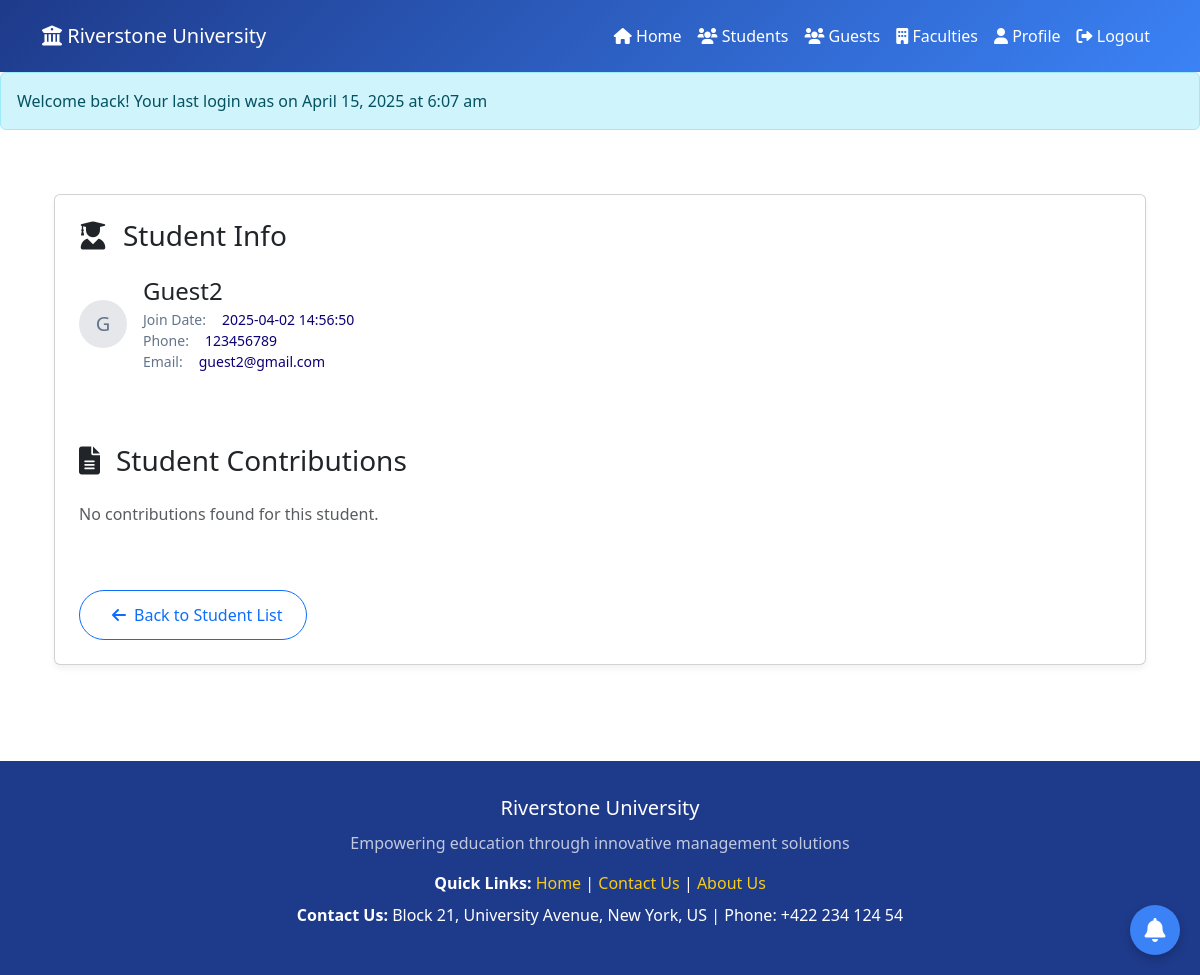
Page /src/Coordinator/design/Student_Details.php?id=12 (signed in) on the committed database.
### tables this page shows
CREATE TABLE `users` (
  `id` int(11) NOT NULL,
  `name` varchar(50) NOT NULL,
  `email` varchar(50) NOT NULL,
  `address` varchar(50) DEFAULT NULL,
  `phone` varchar(50) DEFAULT NULL,
  `password` varchar(255) NOT NULL,
  `faculty_id` int(11) DEFAULT NULL,
  `created_at` timestamp NOT NULL DEFAULT current_timestamp(),
  `updated_at` timestamp NULL DEFAULT NULL,
  `last_login` timestamp NULL DEFAULT NULL
);

### _classes/Libs/Database/MySQL.php (called while the page is built, shortened)
<?php
class MySQL{
    private $dbhost;
    private $dbuser;
    private $dbpass;
    private $dbname;
    public function __construct(
        $dbhost="localhost",
        $dbuser="root",
        $dbpass="",
        $dbname="ewsd")
    {
        $this->dbhost=$dbhost;
        $this->dbuser=$dbuser;
        $this->dbpass=$dbpass;
        $this->dbname=$dbname;
    }
    public function connect(){
        try{
            $this->db=new PDO("mysql:dbhost=$this->dbhost;
            dbname=$this->dbname",
            $this->dbuser,
            $this->dbpass,
            [
                PDO::ATTR_ERRMODE => PDO::ERRMODE_EXCEPTION,
                PDO::ATTR_DEFAULT_FETCH_MODE => PDO::FETCH_OBJ,
            ]
            );
            return $this->db;
        }catch(PDOException $e){
            echo $e->getMessage();
            exit();
        }
    }
}

### _classes/Libs/Database/UsersTable.php (called while the page is built, shortened)
<?php
class UsersTable
{
    private $db;
    public function __construct(MySQL $mysql)
    {
        $this->db = $mysql->connect();
    }
    public function getuserbyId($id)
    {
        $statement = $this->db->prepare("SELECT * FROM users WHERE id = :id");
        $statement->execute(['id' => $id]);
        return $statement->fetch(PDO::FETCH_OBJ);
    }
}

### src/Coordinator/design/Student_Details.php (the view, shortened to what this page needs)
<?php
$id = $_GET['id'] ?? null;
$table = new ArticleTable(new MySQL);
$usertable = new UsersTable(new MySQL);
$student = $usertable->getuserbyId($id);
$articles = $table->getArticlesByUserId($id);
?>
<!DOCTYPE html>
<html lang="en">
<head>
    <link href="https://cdn.jsdelivr.net/npm/bootstrap@5.3.0/dist/css/bootstrap.min.css" rel="stylesheet">
    <link rel="stylesheet" href="https://cdnjs.cloudflare.com/ajax/libs/font-awesome/6.0.0/css/all.min.css">
</head>
<body>
    <?php include "headermc.php"; ?>
    <main class="container mx-auto px-4 py-5">
        <div class="card p-4">
            <h3 class="text-lg font-medium text-gray-900 mb-4"><i class="fa-solid fa-user-graduate me-3"></i>Student Info</h3>
            <div class="d-flex align-items-center mb-4">
                <div class="student-icon me-3">
                    <?php echo substr($student->name, 0, 1); ?>
                </div>
                <div>
                    <h4 class="font-medium text-gray-900 mb-1"><?php echo $student->name; ?></h4>
                    <div class="space-y-2">
                        <div class="detail-row">
                            <span class="detail-label">Join Date:</span>
                            <span class="detail-value"><?php echo $student->created_at; ?></span>
                        </div>
                        <div class="detail-row">
                            <span class="detail-label">Phone:</span>
                            <span class="detail-value"><?php echo $student->phone; ?></span>
                        </div>
                        <div class="detail-row">
                            <span class="detail-label">Email:</span>
                            <span class="detail-value"><?php echo $student->email; ?></span>
                        </div>
                    </div>
                </div>
            </div>
            <h3 class="text-lg font-medium text-gray-900 mb-4 mt-5"><i class="fa-solid fa-file-alt me-3"></i>Student Contributions</h3>
            <?php if (empty($articles)) : ?>
                <p class="text-muted">No contributions found for this student.</p>
            <?php endif ?>
            <div class="mt-5">
                <a href="Student_Lists.php" class="btn btn-outline-primary px-4 py-2 rounded-pill"><i class="fa-solid fa-arrow-left p-2"></i>Back to Student List</a>
            </div>
        </div>
    </main>
    <button class="btn-notification" data-bs-toggle="modal" data-bs-target="#notificationModal">
        <i class="fas fa-bell"></i>
    </button>
    <?php include "notifications.php"; ?>
    <?php include "footer.php"; ?>
</body>
</html>

### src/Coordinator/design/Student_Details.php (style rules this page uses)
:root { --primary-dark: #1e3a8a; --primary-light: #3b82f6; --accent: #facc15; --light-bg: #f8fafc; --card-bg: #ffffff; --text-muted: #64748b; --contributors-color: rgb(12, 0, 117); }
body { background-color: var(--light-bg); font-family: 'Segoe UI', Tahoma, Geneva, Verdana, sans-serif; }
.container { max-width: 1200px; }
.card { background: var(--card-bg); border: 1px solid #e5e7eb; border-radius: 12px; box-shadow: 0 4px 6px rgba(0, 0, 0, 0.05); }
.student-icon { width: 3rem; height: 3rem; background-color: #e5e7eb; border-radius: 50%; display: flex; align-items: center; justify-content: center; font-size: 1.25rem; color: var(--text-muted); }
.detail-label { color: var(--text-muted); font-size: 0.875rem; }
.detail-value { color: var(--contributors-color); font-size: 0.875rem; font-weight: 500; margin-left: 0.5rem; }
.detail-row { display: flex; align-items: center; gap: 0.5rem; }
.btn-notification { position: fixed; bottom: 20px; right: 20px; background-color: var(--primary-light); border: none; border-radius: 50%; width: 50px; height: 50px; font-size: 1.5rem; color: white; display: flex; align-items: center; justify-content: center; box-shadow: 0 4px 10px rgba(0, 0, 0, 0.2); transition: all 0.3s ease; z-index: 1000; }

### src/Coordinator/design/headermc.php (style rules this page uses)
:root { --primary-dark: #1e3a8a; --primary-light: #3b82f6; --accent: #facc15; --light-bg: #f8fafc; }

### src/Coordinator/design/footer.php (style rules this page uses)
:root { --primary-dark: #1e3a8a; --primary-light: #3b82f6; --secondary: #64748b; --accent: #facc15; --light-bg: #f8fafc; --card-bg: #ffffff; }

### rows in the picture
users: name "G", name "Guest2", created_at "2025-04-02 14:56:50", phone "123456789", email "guest2@gmail.com"

### other values in the picture
$_SESSION['login_message'] "Welcome back! Your last login was on April 15, 2025 at 6:07 am"
